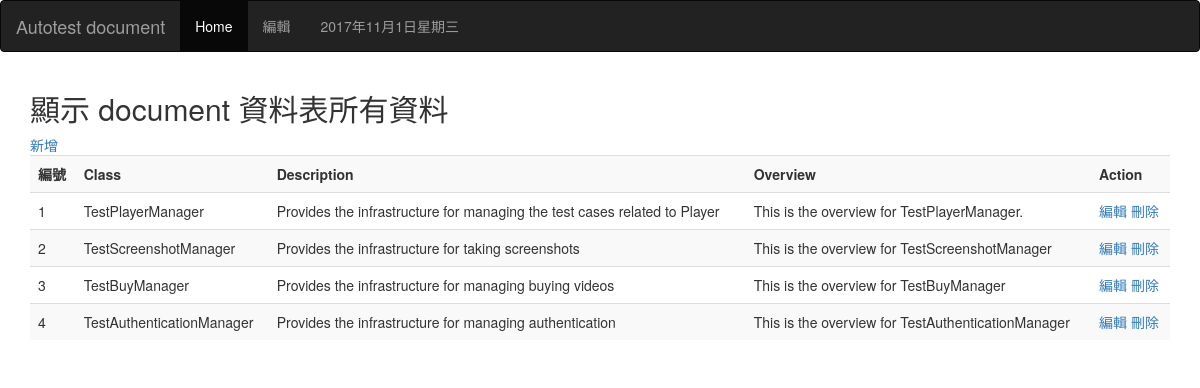
/listall/, run on the app's committed database.
### documentapp/models.py (models this page shows, shortened)
class document(models.Model):
    cClassName = models.CharField(max_length=100, null=False)
    cClassDescription = models.CharField(max_length=300, null=False)
    cClassOverview = models.CharField(max_length=1000, null=False)
    cAuthor = models.CharField(max_length=50, null=True)
    cCreateTime = models.DateTimeField(auto_now=True)

### documentapp/views.py (the view)
# urls.py: url(r'^listall/$', views.listall),
def listall(request):
    documents = document.objects.all().order_by('id')  #讀取資料表, 依 id 遞增排序
    return render(request, "listall.html", locals())

### templates/listall.html (shortened to what this page needs)
{% extends 'base.html' %}
{% block content %}
<main>
	<div class="container">
		<h2>顯示 document 資料表所有資料</h2>
		<a href="/post/" title "新增">新增</a>
		<table class="table table-striped table-hover">
			<th>編號</th>
			<th>Class</th>
			<th>Description</th>
			<th>Overview</th>
			<th>Action</th>
			{% for document in documents %}
				<tr>
					<td>{{ document.id }} </td>
					<td>{{ document.cClassName }} </td>
					<td>{{ document.cClassDescription}} </td>
					<td>{{ document.cClassOverview }} </td>
					<td>
						<a href="/edit/{{document.id}}/load" title="編輯">編輯</a>
						<a href="/delete/{{document.id}}/" title="刪除">刪除</a>
					</td>
				</tr>
			{% endfor %}
		</table>
	</div>
</main>
{% endblock %}

### templates/base.html (shortened to what this page needs)
<!DOCTYPE html>
<html>
	<head>
		<link href="https://maxcdn.bootstrapcdn.com/bootstrap/3.3.7/css/bootstrap.min.css" rel="stylesheet" type="text/css">
		{% load staticfiles %}
    	<link href="{% static "css/style.css" %}" rel="stylesheet" type="text/css" />
	</head>
	<body>
		<header>
			<nav class="navbar navbar-inverse">
				<div class="container-fluid">
					<div class="navbar-header">
						<a class="navbar-brand" href="/index/">Autotest document</a>
					</div>
					<ul class="nav navbar-nav">
						<li class="active">
							<a class="nav-link" href="/index/">Home</a>
						</li>
						<li class="nav-item">
							<a class="nav-link" href="/listall/" title="編輯">編輯</a>
						</li>
					</ul>
					<p class="navbar-text" id="timeArea"></p>
				</div>
			</nav>
		</header>
		{% block content %} {% endblock %}
	</body>
</html>

### data on the page
document: id "1", cClassName "TestPlayerManager", cClassDescription "Provides the infrastructure for managing the test cases related to Player", cClassOverview "This is the overview for TestPlayerManager."
document: id "2", cClassName "TestScreenshotManager", cClassDescription "Provides the infrastructure for taking screenshots", cClassOverview "This is the overview for TestScreenshotManager"
document: id "3", cClassName "TestBuyManager", cClassDescription "Provides the infrastructure for managing buying videos", cClassOverview "This is the overview for TestBuyManager"
document: id "4", cClassName "TestAuthenticationManager", cClassDescription "Provides the infrastructure for managing authentication", cClassOverview "This is the overview for TestAuthenticationManager"
